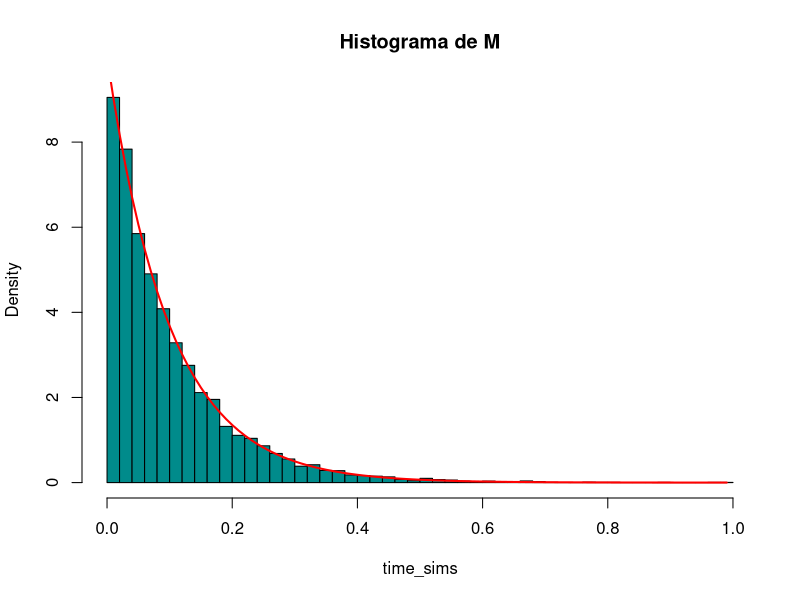
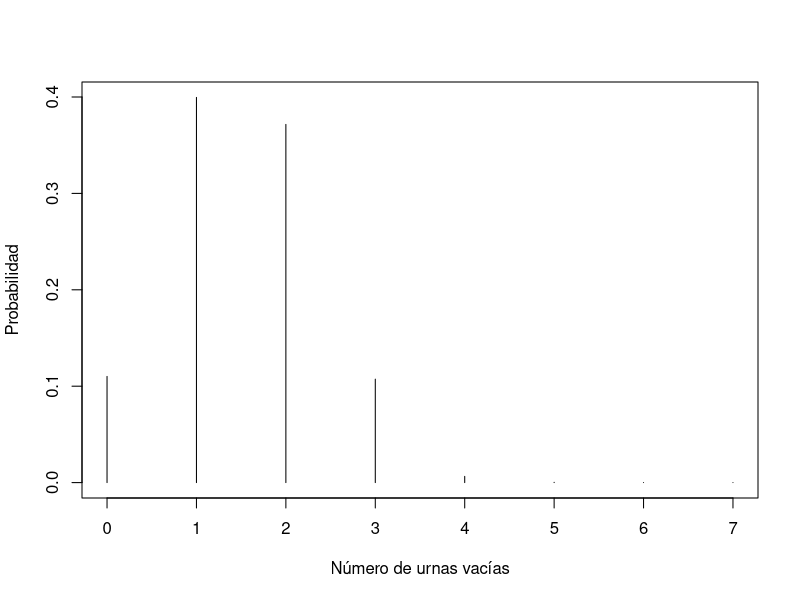
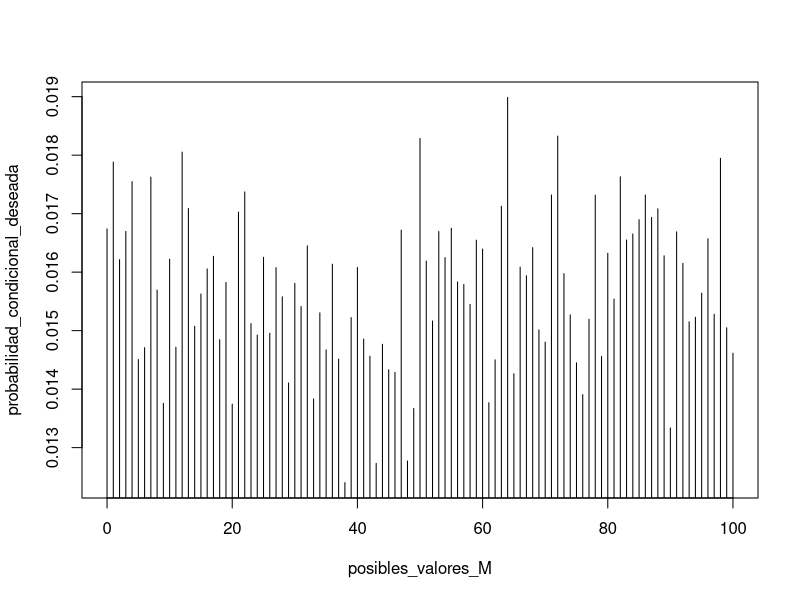

R code for these plots, in order:
## ---- chunk 1
knitr::opts_chunk$set(echo = TRUE)
## ---- chunk 2
lambda_a = 2
lambda_b = 3
lambda_c = 5

n = 10000

sample_a = rexp(n, rate = lambda_a)
sample_b = rexp(n, rate = lambda_b)
sample_c = rexp(n, rate = lambda_c)

time_sims = pmin(sample_a, sample_b, sample_c)

simulated_lambda = 1/mean(time_sims)
simulated_lambda

## ---- chunk 3
  hist(time_sims, 100, freq = NULL, breaks = 50, probability = TRUE, col = "darkcyan", main = "Histograma de M")

lambda_M = 10

x = seq(0, max(time_sims), by = 0.01)
y = dexp(x, rate = lambda_M)

lines(x, y, col = "red", lwd = 2)
## ---- chunk 4
# Hacer una simulación dónde se pueda escoger de tres opciones diferentes: 1. Escapar 
# por el conducto de aire, 2. Una tubería de alcantarillado, 3. Salir por la puerta(cerradura no funciona). 

n = 10000
results = numeric(n)
for (i in 1:n) {
  tiempo = 0
  while (TRUE) {
    opcion = sample(c("A", "T", "P"), 1, prob = c(1/3, 1/3, 1/3))
    if(opcion == "A"){
     tiempo = tiempo + 2
    }else if(opcion == "T"){
      tiempo = tiempo + 5
    }
     else if(opcion == "P"){
      results[i] = tiempo
      break
    }
  }
                 
}

mean(results)
## ---- chunk 5
simulate_u = function(r, n){
  urnas = rep(0, n)
  for (i in 1:r) {
    urna_seleccionada = sample(1:n, 1 , replace = TRUE)
    urnas[urna_seleccionada] = urnas[urna_seleccionada] + 1
  }
  urnas_vacias = sum(urnas == 0)
 
  return(urnas_vacias)
}

result = simulate_u(10, 7)
c("Número de urnas vacías:", result)

## ---- chunk 6
conseguir_probabilidad = function(r, n, u) {
  total = 0
  for (i in 1:n) {
    if (simulate_u(r, n) == u) {
      total = total + 1
    }
  }
  return(total)
}


#r = 10
#n = 7
#u = 2

conseguir_probabilidad(r = 10 , n = 7 , u = 2) / n


## ---- chunk 7
distribution_u = function (r , n , nb_sims){
 pr = numeric(n + 1)
    for(u in 0:n){
   
    pr[u + 1] = ((sum(replicate(nb_sims , {conseguir_probabilidad(r , n , u) / n})))/nb_sims)
    cat("u =", u, ": Probability =", pr[u + 1], "\n")
    }
  return (pr)
}


distribution_u(10 , 7 , 1000)

## ---- chunk 8
plot(0:7, distribution_u(10, 7, 1000), type = "h", xlab = "Número de urnas vacías", ylab = "Probabilidad")


## ---- chunk 9
# En las distribuciones exponenciales el valor de lambda es la tasa media de occurencia de un evento E. Por lo tanto al ser la media la inversa del parámetro lambda, hayamos:

1 / 20
# Como parámetro de la distribución exponencial.

## ---- chunk 10
# Ejemplo T = t, con t = 60 porque es una hora
t = 60
# n = número de valores aleatorios
n = 10
lambda_poisson = 0.4 * t
probabilidad_poisson = dpois(n, lambda_poisson)
print(probabilidad_poisson)
## ---- chunk 11
sim_traffic = function(n_sims){
  # Parámetros del problema
  lambda <- 1/20  # Parámetro de la exponencial (inverso de la media)
  t_ratio <- 0.4  # Proporción de mensajes maliciosos
  b_ratio <- 0.125  # Proporción de mensajes maliciosos que llegan a la bandeja de entrada
  
  # Simular el tráfico total de correos electrónicos (T)
  T <- rexp(n_sims, rate = lambda)
  
  # Simular el número de mensajes maliciosos (M)
  M <- rpois(n_sims, lambda = t_ratio * T)
  
  # Simular el número de mensajes maliciosos que llegan a la bandeja de entrada (B)
  B <- rbinom(n_sims, size = M, prob = b_ratio)
  
  # Combinar las tres variables aleatorias en una matriz
  result <- cbind(T, M, B)
  
  return(result)
}



## ---- chunk 12
eliminar_columna = function(matriz, columna){
  matriz_marginalizada = matriz[, -columna]
  return(matriz_marginalizada)
}

sim_messages = function(n_sims){
  columna = 1
  matriz = sim_traffic(n_sims)
  return(eliminar_columna(matriz, columna))
}

## ---- chunk 13
p_m_given_b = function(m, b, n_sims = 10000){
  simulaciones_c = sim_messages(n_sims)
  
  # Hay que encontrar los valores para los que B = b:
  filtro_simulaciones_c = simulaciones_c[simulaciones_c[, 1] == b, ]
  
  # Si no hay simulaciones donde B = b, devolver NA
  if (nrow(filtro_simulaciones_c) == 0) {
    return(NA)
  }
  
  # Sumar valores para los qué M = m:
  suma_m = sum(filtro_simulaciones_c[, 2] == 2)
  
  # Calcular la probabilidad condicional
  prob_m_dado_b = suma_m / nrow(filtro_simulaciones_c)
  
  return(prob_m_dado_b)
}



## ---- chunk 14
p_m_given_b = Vectorize(p_m_given_b)

n_sims = 100000
posibles_valores_M = 0:100
probabilidad_condicional_deseada = p_m_given_b(m = posibles_valores_M, b = 2, n_sims = n_sims)

plot(posibles_valores_M, probabilidad_condicional_deseada, type = "h")

moda = posibles_valores_M[which.max(probabilidad_condicional_deseada)]
print(paste("Moda de M:", moda))
## ---- chunk 15

## ---- chunk 16

## ---- chunk 17

